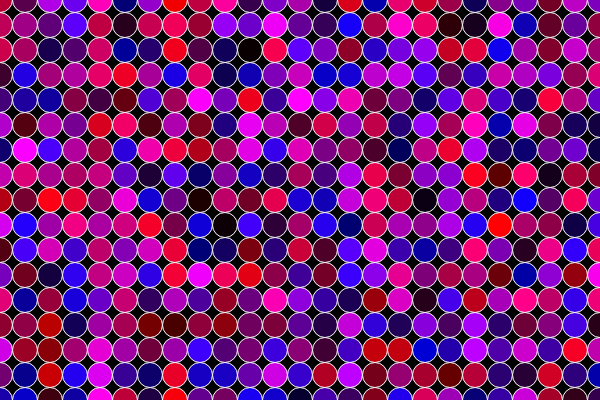
Frame 1 (no input)
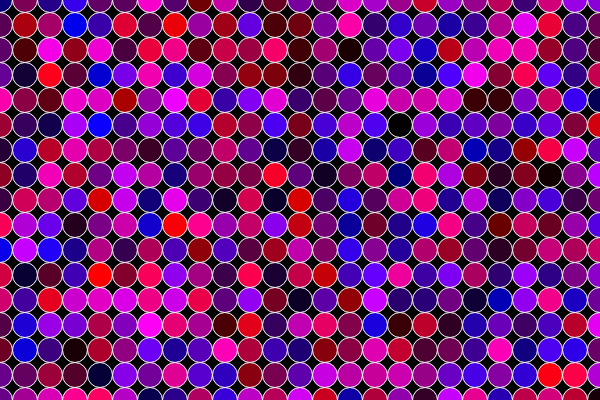
Frame 60 (no input)
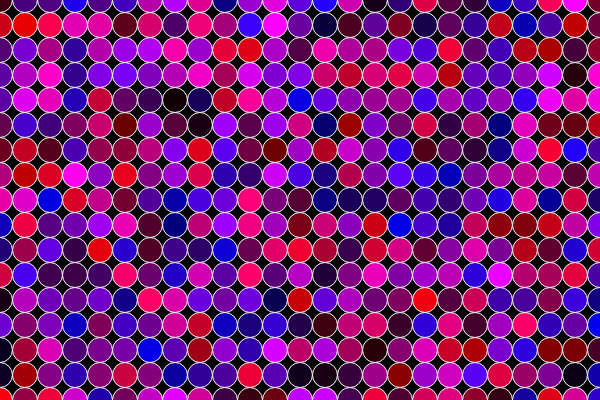
Frame 120 (the mouse pressed at the canvas centre since frame 60)

The p5.js sketch that drew these frames (run headless with seeded random() and noise() and a simulated clock; from frame 60 on, the mouse is pressed at the canvas centre):

// p5.js sketch
// ── sketch.js
var offset = 0;
function setup() {
  createCanvas(600, 400);
}


function draw() {
  background(0);
  strokeWeight(1);
  stroke(255);
     
  for (var x = 0; x <= width; x += 25) {
    for (var y = 0; y <= height; y += 25) {  
     fill(random(255), 0, random(255));
     ellipse(x, y, 25, 25);
    }
  }
} 
